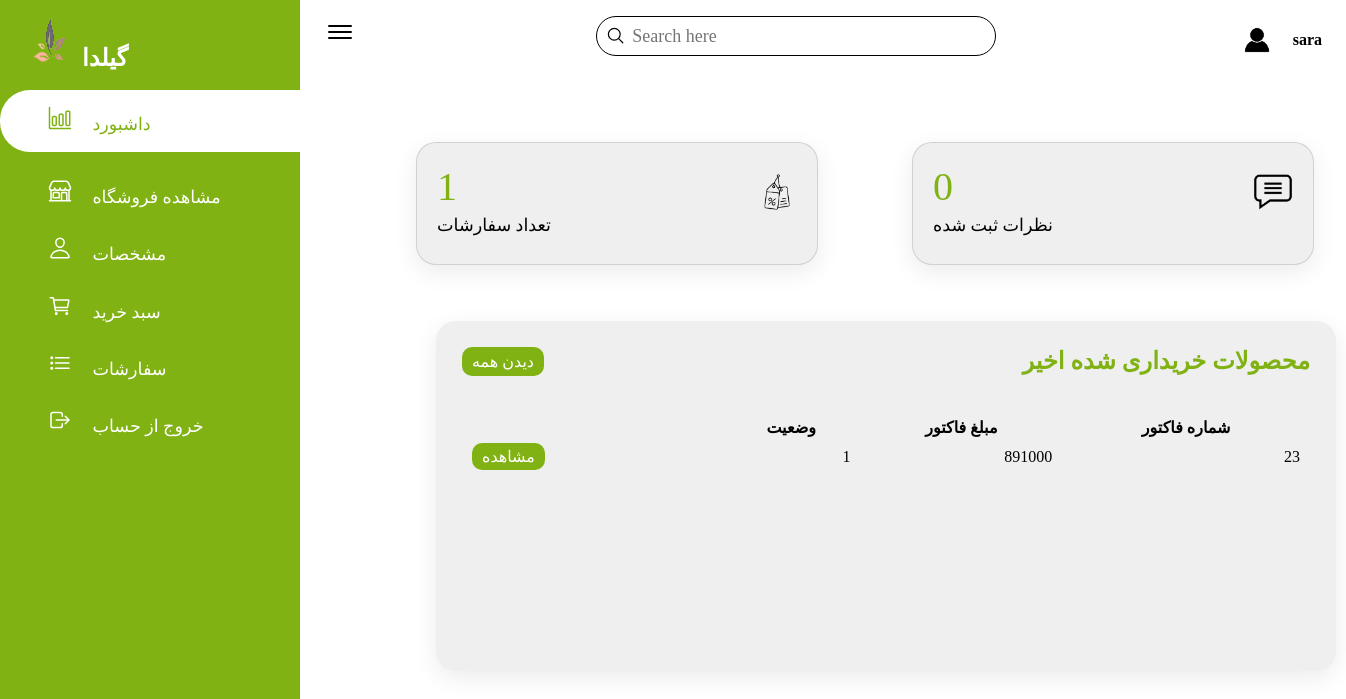
The page /users/usersPanel.php (signed in) on the database its author committed.
### tables this page shows
CREATE TABLE `users` (
  `id` int(11) NOT NULL,
  `name1` varchar(50) NOT NULL,
  `display_name` text NOT NULL,
  `phone` text NOT NULL,
  `email` varchar(30) NOT NULL,
  `password` text NOT NULL
);

CREATE TABLE `orders` (
  `id` int(11) NOT NULL,
  `user_email` text DEFAULT NULL,
  `product_ids` varchar(11) DEFAULT NULL,
  `total` int(11) DEFAULT NULL,
  `is_paid` int(11) DEFAULT NULL
);

### users/usersPanel.php (the view, shortened to what this page needs)
<?php  require_once '../config/config.php';?>
<?php
$name = $_SESSION['session_login'];
$getUsername = mysqli_query($db, "SELECT * FROM users WHERE name1='$name'");
$username = mysqli_fetch_array($getUsername);
?>
<html lang="en">
<head>
    <link href="../css/styleadmin.css" rel="stylesheet" />
    <link href="../css/responsive.css" rel="stylesheet" />
    <link rel="stylesheet" href="https://maxst.icons8.com/vue-static/landings/line-awesome/line-awesome/1.3.0/css/line-awesome.min.css">
</head>
<body class="body-users-panel">
    <div class="sidebar">
        <div class="sidebar-brand">
            <h2><img  src="../images/icon.PNG" width="50px" height="50px"><span>گیلدا</span></h2>
        </div>
        <div class="sidebar-menu">
            <ul>
                <li class="list active">
                    <a href="usersPanel.php">
                        <span class="icon"><ion-icon name="bar-chart-outline"></ion-icon></span>
                        <span class="title">داشبورد</span>
                    </a>
                </li>
                <li class="list">
                    <a href="../index.php">
                        <span class="icon"><ion-icon name="storefront-outline"></ion-icon></span>
                        <span class="title">مشاهده فروشگاه</span>
                    </a>
                </li>
                <li class="list">
                    <a href="users_about.php">
                        <span class="icon"><ion-icon name="person-outline"></ion-icon></span>
                        <span class="title">مشخصات</span>
                    </a>
                </li>
                <li class="list">
                    <a href="cart.php">
                        <span class="icon"><ion-icon name="cart-outline"></ion-icon></span>
                        <span class="title">سبد خرید</span>
                    </a>
                </li>
                <li class="list">
                    <a href="orders.php">
                        <span class="icon"><ion-icon name="list-outline"></ion-icon></span>
                        <span class="title">سفارشات</span>
                    </a>
                </li>
                <li class="list">
                    <a href="../config/logOut.php">
                        <span class="icon"><ion-icon name="log-out-outline"></ion-icon></span>
                        <span class="title">خروج از حساب</span>
                    </a>
                </li>
            </ul>
        </div>
    </div>
    <div class="main-content">
        <header>
                <h1>
                    <label for="nav-toggle">
                        <span><ion-icon name="menu-outline"></ion-icon></span>
                    </label>
                </h1>
            <div class="search-wrappar">
                <label>
                    <span><ion-icon name="search-outline"></ion-icon></span>
                    <input type="Search" placeholder="Search here"/>
                </label>
            </div>
            <div class="user-wrappar">
                <img src="../images/usericon.png" width="40px" height="40px">
                <div>
                    <h4>
                        <?php
                            echo $username['name1'];
                        ?>
                    </h4>
                </div>
            </div>
        </header>
        <main>
            <div class="CardBox">
                <a href="orders.php">
                    <div class="card">
                        <div>
                            <div class="numbers">
                                <?php
                                $countUser = mysqli_query($db,"SELECT id FROM orders where user_email='$name' ");
                                echo mysqli_num_rows($countUser);
                                ?>
                            </div>
                            <div class="CardNames">تعداد سفارشات</div>
                        </div>
                        <div class="icon-case">
                            <img src="../images/producticon.png" width="50px" height="50px">
                        </div>
                    </div>
                </a>
                <a href="#">
                    <div class="card">
                        <div>
                            <div class="numbers">
                                <?php
                                $countUser = mysqli_query($db,"SELECT id FROM comments where users_name='$name' ");
                                echo mysqli_num_rows($countUser);
                                ?>
                            </div>
                            <div class="CardNames">نظرات ثبت شده</div>
                        </div>
                        <div class="icon-case">
                            <img src="../images/commenticon.png" width="40px" height="40px">
                        </div>
                    </div>
                </a>
            </div>
            <div class="details">
                <div class="RecentOrder">
                    <div class="CardHeader">
                        <h2>محصولات خریداری شده اخیر</h2>
                        <a href="orders.php" class="btn">دیدن همه</a>
                    </div>
                    <div class="CardBody">
                        <div class="table-responsive">
                            <table width="100%">
                                <thead>
                                    <tr>
                                        <th>شماره فاکتور </th>
                                        <th>مبلغ فاکتور</th>
                                        <th>وضعیت</th>
                                    </tr>
                                </thead>
                                <tbody>
                                    <?php
                                        $query = mysqli_query($db, "SELECT * FROM orders WHERE user_email='$name'");
                                        while ($row = mysqli_fetch_array($query)) {
                                            ?>
                                            <tr>
                                                <td><?php echo $row['id'] ?></td>
                                                <td><?php echo $row ['total']?></td>
                                                <td><?php echo $row ['is_paid']?></td>
                                                <td><a href="order_detail.php?order-id=<?php echo $row['id'] ?>" class="btn">مشاهده</a>
                                            </tr>
                                    <?php } ?>
                                </tbody>
                            </table>
                        </div>
                    </div>
                </div>
            </div>
        </main>
    </div>
</body>
</html>

### css/styleadmin.css (style rules this page uses)
* { margin: 0; padding: 0; box-sizing: border-box; list-style-type: none; text-decoration: none; font-family: Sahel !important; }
.sidebar { width: 300px; position: fixed; left: 0; top:0; height: 100%; background-color:#81b214; transition:width 300ms ; }
.sidebar-brand { height: 90px; padding: 1rem 0rem 1rem 2rem; color: #ffffff; }
.sidebar-brand h2 img { display: inline-block; padding-right: 1rem; }
.sidebar-menu .list { width: 100%; margin-bottom: 1.7rem; padding-left: 2rem; }
.sidebar-menu .list.active, .sidebar-menu .list:hover { background: #ffffff; padding-top: 1rem; padding-bottom: 1rem; border-radius: 30px 0px 0px 30px; }
.sidebar-menu a { padding-left: 1rem; display: block; color: #ffffff; font-size: 1.1rem; }
.sidebar-menu .list.active a, .sidebar-menu .list:hover a { color: #81b214; }
.sidebar-menu a span:first-child { font-size: 1.5rem; padding-right: 1rem; }
.main-content { transition: margin-left 300ms; margin-left:300px ; }
header { display: flex; justify-content: space-between; padding: 1rem 1.5rem; z-index: 100; transition: left 300ms ; }
.search-wrappar { position: relative; width: 400px; margin: 0 10px; }
.search-wrappar label { position: relative; width: 100%; }
.search-wrappar input { width:100% ; height: 40px; border-radius: 40px; padding:5px 20px; padding-left: 35px; font-size: 18px; outline: none; border: 1px solid #000000; }
.search-wrappar label ion-icon { position: absolute; top: 10px; left: 10px; font-size: 1.2em; }
.user-wrappar { display: flex; align-items: center; }
.user-wrappar img { border-radius: 50%; margin-right: 1rem ; }
main { margin-top: 10px; padding: 2rem 1.5rem; }
.CardBox { position: relative; width: 100%; padding: 20px; display: grid; grid-template-columns: repeat(4,1fr); grid-gap:30px; }
.CardBox .card { position: relative; background-color: #efefef; padding: 20px; border-radius: 20px; display: flex; justify-content:space-between; cursor: pointer; box-shadow: 0 7px 25px rgba(0, 0, 0, 0.08); }
.CardBox .card .numbers { position: relative; font-weight: 500; font-size: 2.5em; color: #81b214; }
.CardBox .card .CardNames { color: #000000; font-size: 1.1em; margin-top: 5px; }
.CardBox .card .icon-case { margin-top: -4rem; margin-bottom: 2rem; margin-left: 10rem; }
.CardBox .card .icon-case img { width: 40px; height: 40px; }
.details { position: relative; width: 100%; padding: 10px 0px; display: grid; grid-template-columns: 2fr 1fr; grid-gap:20px; margin-top: 10px; }
.details .RecentOrder { position: relative; direction: rtl; min-height: 350px; width: 600px; background-color: #efefef; box-shadow: 0 7px 25px rgba(0, 0, 0, 0.08); border-radius: 20px; }
.CardHeader, .CardBody { padding: 1rem; }
.CardHeader { display: flex; justify-content:space-between; align-items:flex-start; }
.CardHeader h2 { font-weight: 600; color: #81b214; }
.btn { position: relative; padding: 5px 10px; background-color: #81b214; text-decoration: none; color: #ffffff; border-radius: 10px; }
.details table { width: 100%; border-collapse: collapse; margin-top: 10px; }
.details table thead th { font-weight: 600; }
.details table tr { color: #000000; border-bottom: 1px solid rgba(0, 0, 0, 0.1); }
.details table tr:last-child { border-bottom:none; }
.details table tbody tr td { padding: 10px; }
.details table tbody tr td:last-child { text-align: end; }
.table-responsive { width: 100%; overflow-x: auto; }
label { display: inline-block; margin-bottom: 0.5rem; cursor: default; }
label:not(.form-check-label):not(.custom-file-label) { font-weight: 700; }
button, input { overflow: visible; margin: 0; font-family: inherit; font-size: inherit; line-height: inherit; }
.card { position: relative; display: flex; -ms-flex-direction: column; flex-direction: column; min-width: 0; word-wrap: break-word; background-color: #fff; background-clip: border-box; border: 1px solid rgba(0,0,0,.125); border-radius: 0.25rem; box-shadow: 0 0 1px rgb(0 0 0 / 13%), 0 1px 3px rgb(0 0 0 / 20%); margin-bottom: 1rem!important; }
a { text-decoration: none; color: #000; }
.body-users-panel .CardBox { grid-template-columns: repeat(2,0fr) ; margin-left:0.5rem; }
.body-users-panel .CardBox .card { margin-left: 4rem; }
.body-users-panel .CardBox .card .icon-case { margin-top: -4rem; margin-bottom: 2rem; margin-left:20rem; }
.details .RecentOrder { width: 900px ; padding: 10px 10px; margin-left: 7rem ; }
.details table thead th { margin:6rem; }

### rows shown on the page
users: name1 "sara"
orders: id "23", total "891000", is_paid "1"

### other values the page prints
mysqli_num_rows($countUser) "1"
mysqli_num_rows($countUser) "0"
